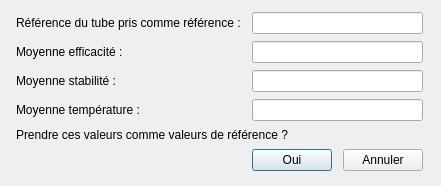
<?xml version="1.0" encoding="UTF-8"?>
<ui version="4.0">
 <class>saveRefDialog</class>
 <widget class="QDialog" name="saveRefDialog">
  <property name="geometry">
   <rect>
    <x>0</x>
    <y>0</y>
    <width>441</width>
    <height>186</height>
   </rect>
  </property>
  <property name="sizePolicy">
   <sizepolicy hsizetype="Fixed" vsizetype="Fixed">
    <horstretch>0</horstretch>
    <verstretch>0</verstretch>
   </sizepolicy>
  </property>
  <property name="windowTitle">
   <string>Dialog</string>
  </property>
  <property name="modal">
   <bool>true</bool>
  </property>
  <layout class="QGridLayout" name="gridLayout">
   <item row="5" column="0" colspan="2">
    <widget class="QLabel" name="label_5">
     <property name="sizePolicy">
      <sizepolicy hsizetype="Preferred" vsizetype="Fixed">
       <horstretch>0</horstretch>
       <verstretch>0</verstretch>
      </sizepolicy>
     </property>
     <property name="text">
      <string>Prendre ces valeurs comme valeurs de référence ?</string>
     </property>
    </widget>
   </item>
   <item row="2" column="0">
    <widget class="QLabel" name="label_2">
     <property name="text">
      <string>Moyenne stabilité :</string>
     </property>
    </widget>
   </item>
   <item row="3" column="0">
    <widget class="QLabel" name="label_3">
     <property name="text">
      <string>Moyenne température :</string>
     </property>
    </widget>
   </item>
   <item row="0" column="0">
    <widget class="QLabel" name="label_4">
     <property name="sizePolicy">
      <sizepolicy hsizetype="Fixed" vsizetype="Fixed">
       <horstretch>0</horstretch>
       <verstretch>0</verstretch>
      </sizepolicy>
     </property>
     <property name="text">
      <string>Référence du tube pris comme référence :</string>
     </property>
    </widget>
   </item>
   <item row="3" column="1" colspan="2">
    <widget class="QLineEdit" name="temperatureRefLineEdit">
     <property name="sizePolicy">
      <sizepolicy hsizetype="Preferred" vsizetype="Fixed">
       <horstretch>0</horstretch>
       <verstretch>0</verstretch>
      </sizepolicy>
     </property>
     <property name="readOnly">
      <bool>true</bool>
     </property>
    </widget>
   </item>
   <item row="1" column="0">
    <widget class="QLabel" name="label">
     <property name="sizePolicy">
      <sizepolicy hsizetype="Fixed" vsizetype="Fixed">
       <horstretch>0</horstretch>
       <verstretch>0</verstretch>
      </sizepolicy>
     </property>
     <property name="text">
      <string>Moyenne efficacité :</string>
     </property>
    </widget>
   </item>
   <item row="6" column="1">
    <widget class="QPushButton" name="confirmerRef">
     <property name="sizePolicy">
      <sizepolicy hsizetype="Fixed" vsizetype="Fixed">
       <horstretch>0</horstretch>
       <verstretch>0</verstretch>
      </sizepolicy>
     </property>
     <property name="text">
      <string>Oui</string>
     </property>
     <property name="flat">
      <bool>false</bool>
     </property>
    </widget>
   </item>
   <item row="6" column="2">
    <widget class="QPushButton" name="annulerRef">
     <property name="sizePolicy">
      <sizepolicy hsizetype="Fixed" vsizetype="Fixed">
       <horstretch>0</horstretch>
       <verstretch>0</verstretch>
      </sizepolicy>
     </property>
     <property name="text">
      <string>Annuler</string>
     </property>
    </widget>
   </item>
   <item row="2" column="1" colspan="2">
    <widget class="QLineEdit" name="stabiliteRefLineEdit">
     <property name="sizePolicy">
      <sizepolicy hsizetype="Preferred" vsizetype="Fixed">
       <horstretch>0</horstretch>
       <verstretch>0</verstretch>
      </sizepolicy>
     </property>
     <property name="readOnly">
      <bool>true</bool>
     </property>
    </widget>
   </item>
   <item row="1" column="1" colspan="2">
    <widget class="QLineEdit" name="efficaciteRefLineEdit">
     <property name="sizePolicy">
      <sizepolicy hsizetype="Preferred" vsizetype="Fixed">
       <horstretch>0</horstretch>
       <verstretch>0</verstretch>
      </sizepolicy>
     </property>
     <property name="readOnly">
      <bool>true</bool>
     </property>
    </widget>
   </item>
   <item row="0" column="1" colspan="2">
    <widget class="QLineEdit" name="refLineEdit">
     <property name="sizePolicy">
      <sizepolicy hsizetype="Preferred" vsizetype="Fixed">
       <horstretch>0</horstretch>
       <verstretch>0</verstretch>
      </sizepolicy>
     </property>
     <property name="readOnly">
      <bool>true</bool>
     </property>
    </widget>
   </item>
  </layout>
 </widget>
 <resources/>
 <connections/>
</ui>
